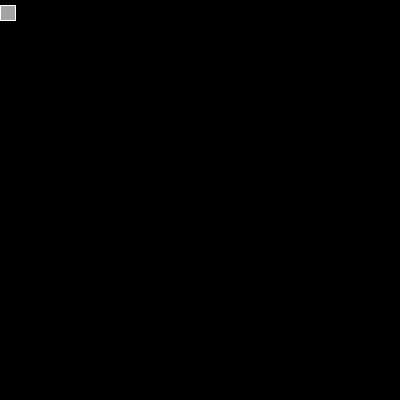
Frame 1 (no input)
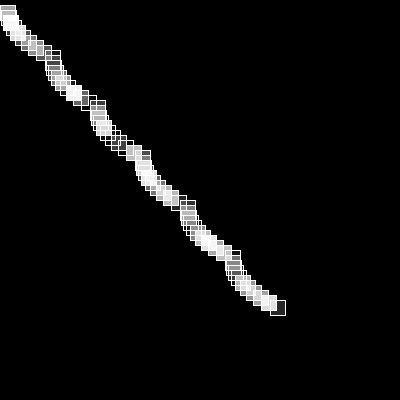
Frame 60 (the mouse pressed at the canvas centre just before this capture)
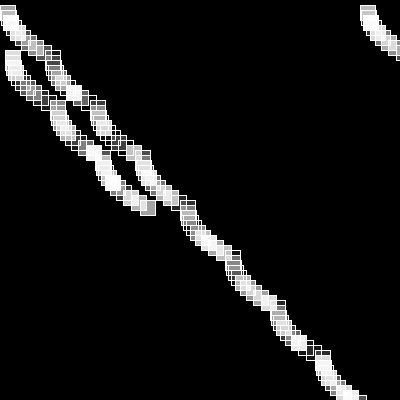
Frame 120 (the mouse held since frame 60 and released just before this capture)

The Processing sketch that drew these frames (run headless with seeded random() and noise(); from frame 60 on, the mouse is pressed at the canvas centre):

// Processing sketch: processing_72435
// ── processing_72435.pde

//float circleX=0;
//float circleY=0;
float rectX=0;
float rectY=0;

void setup(){
  size(400,400);
  smooth();
  background(0);
}

void draw(){

  
  noStroke();
  stroke(255);
  fill(255,255,255,random(255));
  
 // ellipse(circleX,circleY+5,30,30);
  rect(rectX,rectY+5,15,15);
  
 // circleX=circleX+(frameCount%30);
 // circleX=circleX%width;
  
  rectX=rectX+(frameCount%10);
  rectX=rectX%width;
  
// circleY=circleY+1;
  //circleY=circleY%width;
  
  rectY=rectY+5;
  rectY=rectY%width;
  
}
